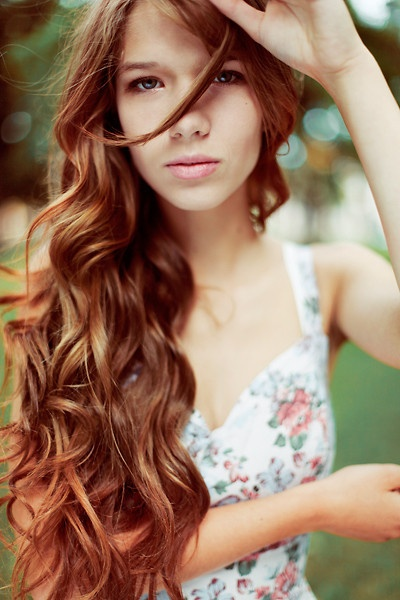
//> input picture boxfilter-test/1.jpg, 400 x 600 px
$ ./5_Canny ../boxfilter-test/1.jpg   (built with g++ and OpenCV 4)
//> lines starting //> are read from the running program, lines starting //| are printed output that depends on the picture
//--------------------------------------【程序说明】-------------------------------------------
//		程序说明：《OpenCV3编程入门》OpenCV3版书本配套示例程序05
//		程序描述：使用canny函数进行灰度边缘检测
//		开发测试所用操作系统： Windows 7 64bit
//		开发测试所用IDE版本：Visual Studio 2010
//		开发测试所用OpenCV版本：	3.0 beta
//		2014年11月 Created by @浅墨_毛星云
//		2014年11月 Revised by @浅墨_毛星云
//------------------------------------------------------------------------------------------------

//---------------------------------【头文件、命名空间包含部分】----------------------------
//		描述：包含程序所使用的头文件和命名空间
//-------------------------------------------------------------------------------------------------
#include <opencv2/opencv.hpp>
#include<opencv2/imgproc/imgproc.hpp>
using namespace cv;

//-----------------------------------【main( )函数】--------------------------------------------
//		描述：控制台应用程序的入口函数，我们的程序从这里开始
//-------------------------------------------------------------------------------------------------
int main(int argc, char *argv[] )
{
    if(argc != 2)
        return 0;
	//【0】载入原始图
	Mat srcImage = imread(argv[1]);  //工程目录下应该有一张名为1.jpg的素材图
//> srcImage is the input picture: 600 rows x 400 cols, CV_8UC3; mean B, G, R 98.3, 120, 152.7
	//imshow("【原始图】Canny边缘检测", srcImage); 	//显示原始图
	Mat dstImage,edge,grayImage;	//参数定义

	//【1】创建与src同类型和大小的矩阵(dst)
	dstImage.create( srcImage.size(), srcImage.type() );

	//【2】将原图像转换为灰度图像
	//此句代码的OpenCV2版为：
	//cvtColor( srcImage, grayImage, CV_BGR2GRAY );
	//此句代码的OpenCV3版为：
	cvtColor( srcImage, grayImage, COLOR_BGR2GRAY );
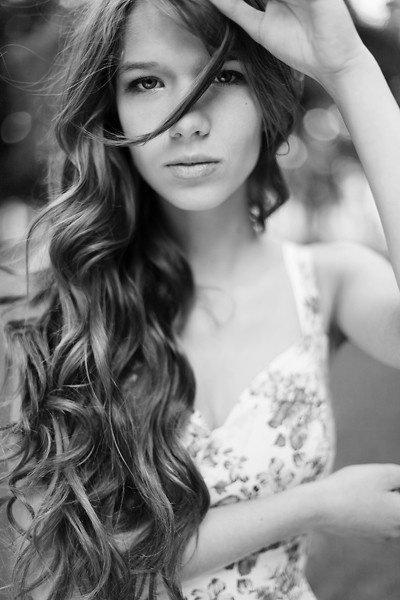
//> grayImage: 600 rows x 400 cols, CV_8UC1; min 0, max 251, mean 127.3

	//【3】先用使用 3x3内核来降噪
	blur( grayImage, edge, Size(3,3) );

	//【4】运行Canny算子
	Canny( edge, edge, 3, 9,3 );
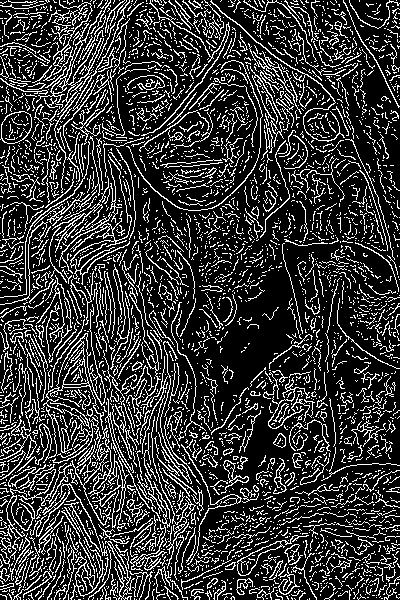
//> edge: 600 rows x 400 cols, CV_8UC1; 21.4% white in thin lines or dots

	//【5】显示效果图
	//imshow("【效果图】Canny边缘检测", edge);

	//waitKey(0);

	return 0;
}
